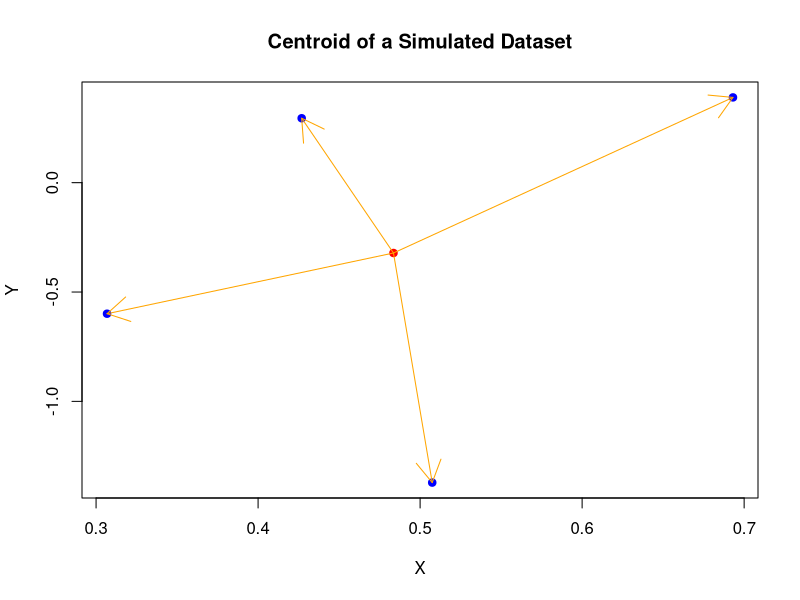
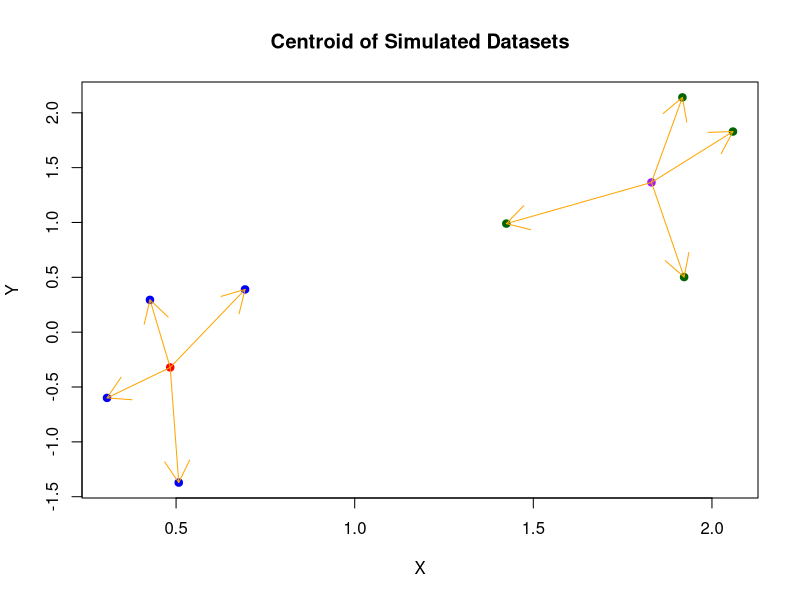
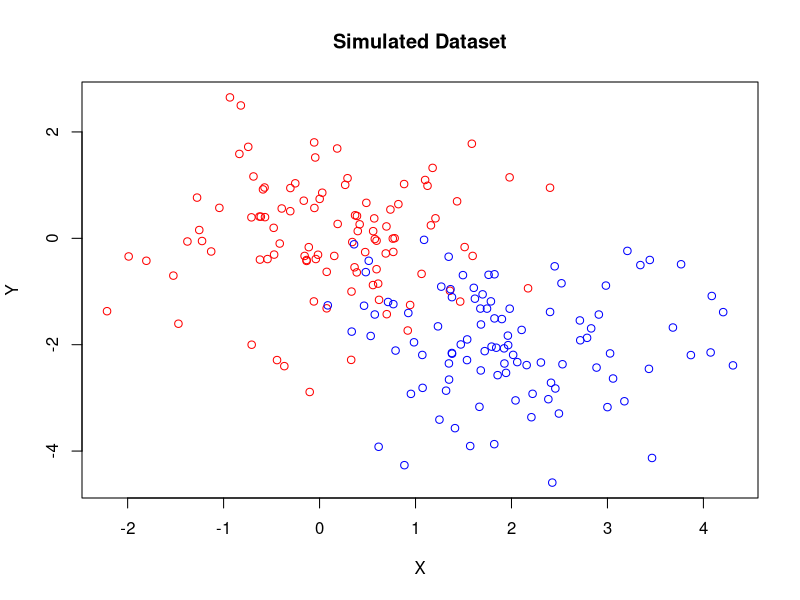
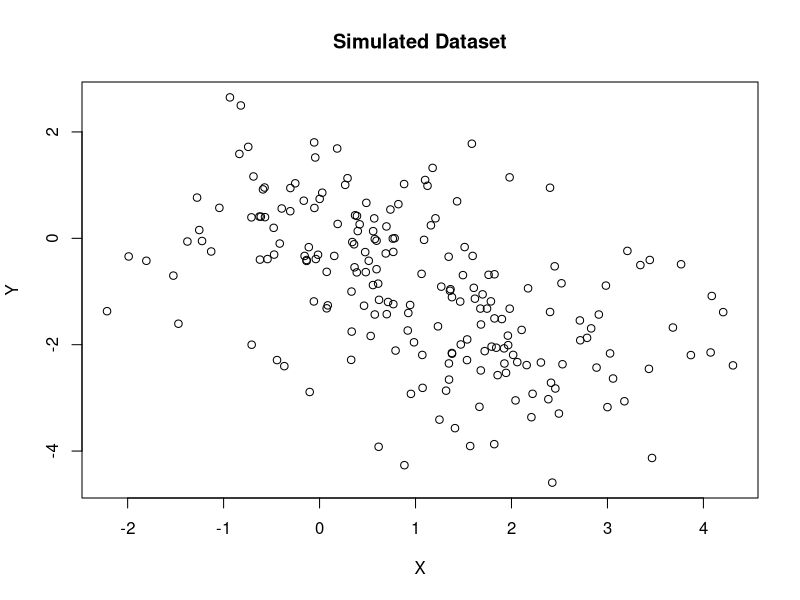
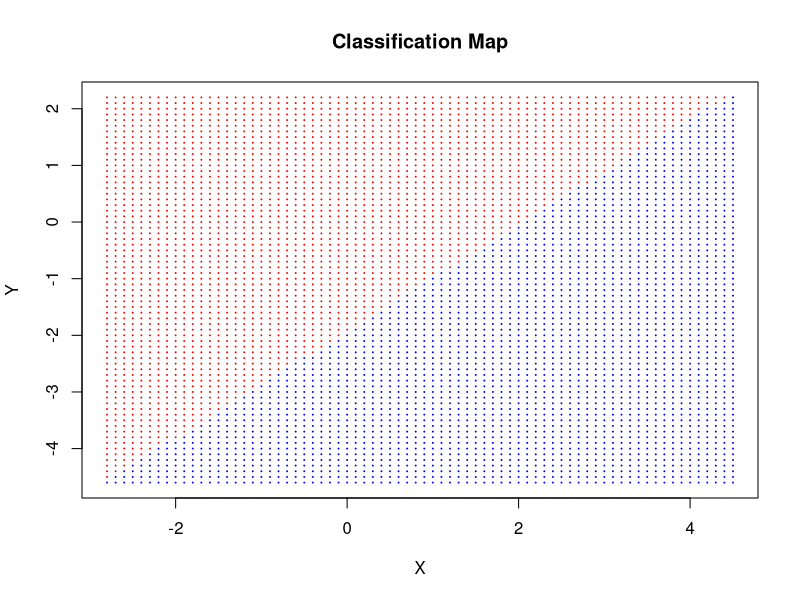
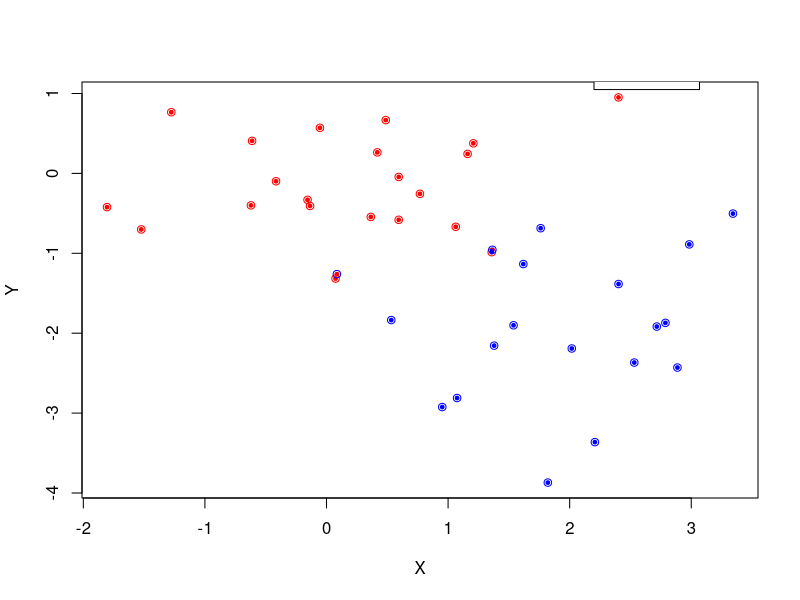

Write the R code that produced these figures, in order.
## ---- chunk 1
knitr::opts_chunk$set(echo = TRUE)
## ---- chunk 2
set.seed(10)

SimData1 <- data.frame(X = runif(4), Y = rnorm(4))

Centroid1 <- apply(SimData1, 2, mean)

plot(rbind(SimData1, Centroid1), 
     col = c(rep("blue", 4), "red"), 
     main = "Centroid of a Simulated Dataset", 
     pch = 19)

arrows(Centroid1[1], 
       Centroid1[2],
       SimData1[ , 1],
       SimData1[ , 2], 
       col = "orange", 
       cex = 3)
## ---- chunk 3
UntrimmedMean <- mean(c(1, 2, 2, 3, 4, 12))

TrimmedMean <- mean(c(1, 2, 2, 3, 4, 12), trim = 1/6)

Median <- median(c(1, 2, 2, 3, 4, 12))

print(c("Untrimmed Mean" = UntrimmedMean, "1/6th Trimmed Mean" = TrimmedMean, "Median" = Median))

print(c("Is the Median the same as a 50% trimmed mean?" = (Median == mean(c(1, 2, 2, 3, 4, 12), trim = 1/2))))
## ---- chunk 4

set.seed(111)

SimData2 <- data.frame(X = rnorm(4, mean = 2, sd = 0.25), Y = rnorm(4, mean = 2))

Centroid2 <- apply(SimData2, 2, mean)

Everything <- data.frame(X = rep(NA, 10), Y = rep(NA, 10))

Everything[1:4, ] <- SimData1

Everything[5, ] <- Centroid1

Everything[6:9, ] <- SimData2

Everything[10, ] <- Centroid2

plot(Everything, col = c(rep("blue", 4), "red", rep("dark green", 4), "purple"), main = "Centroid of Simulated Datasets", pch = 19)

arrows(Centroid1[1], 
       Centroid1[2],
       SimData1[ , 1],
       SimData1[ , 2], 
       col = "orange")

arrows(Centroid2[1], 
       Centroid2[2],
       SimData2[ , 1],
       SimData2[ , 2], 
       col = "orange")

## ---- chunk 5

nearestCentroidClassification <- function(data, classifications, unclassifiedPoint, p = c(1, 2, Inf)) {
  if (!is.factor(classifications)) { ## For the rest of this analysis, we'll use factors
    classifications <- as.factor(classifications)
  }
  Levels <- levels(classifications) ## Enumerate all the categories you can classify as
  nLevels <- length(Levels) ## How many categories are there? (could also use nlevels)
  diffCentroids <- data.frame(X = rep(NA, nLevels), Y = rep(NA, nLevels)) ## Pre-allocate memory
  for (i in 1:nLevels) { ## Get the centroid for each category by...
    subset <- data[as.character(classifications) == Levels[i], ] ## getting the group associated with a category,
    diffCentroids[i, ] <- colMeans(subset) ## and then take the mean in each dimension.
  }
  for (i in 1:length(unclassifiedPoint)) { ## For each dimension...
    diffCentroids[ , i] <- abs(diffCentroids[ , i] - unclassifiedPoint[i]) ## Find the absolute difference between that dimension of the centroid and that dimension of the unclassified point.
  }
  if (is.infinite(p)) { ## If p = Inf (i.e. you want to use the infinity norm)...
    pInfs <- apply(diffCentroids, 1, max, na.rm = TRUE) ## Take the maximum of the absolute differences for each centroid,
    return(Levels[which.min(pInfs)]) ## and return the level associated with the minimum distance.
  }
  else if (is.finite(p)) { ## If instead p is in the positive integers, 
    distances <- apply(diffCentroids, 1, function(x) sum(x^p)^(1/p)) ## Take the p-norm of the absolute differences with each centroid, 
    return(Levels[which.min(distances)]) ## and return the level associated with the minimum.
  }
  else { ## If you don't give a value for p, will return the euclidean norm.
    warning("No or invalid argument given for p, defaulting to l2/euclidean distances.")
    distances <- apply(diffCentroids, 1, function(x) sum(x^2)^(1/2))
    return(Levels[which.min(distances)])
  }
}

## ---- chunk 6

set.seed(1)

simulatedData <- data.frame(X = c(rnorm(100), rnorm(100, mean = 2)), Y = c(rnorm(100), rnorm(100, mean = -2)))

classifications <- c(rep("red", 100), rep("blue", 100))

plot(simulatedData, col = classifications, main = "Simulated Dataset")

## ---- chunk 7
plot(simulatedData, main = "Simulated Dataset")
## ---- chunk 8
classificationOfNewPoint <- nearestCentroidClassification(simulatedData, as.factor(classifications), unclassifiedPoint = c(1, -1.2), p = 2)

cat(classificationOfNewPoint)
## ---- chunk 9
Xs = seq(-2.8, 4.5, by = 0.1)
Ys = seq(-4.6, 2.2, by = 0.1)

resultMatrix <- matrix(nrow = length(Xs)*length(Ys), ncol = 2)
pixelColour <- rep(NA, length(Xs)*length(Ys))

i <- 1

for (x in Xs) {
  for (y in Ys) {
    resultMatrix[i, ] <- c(x, y)
    pixelColour[i] <- nearestCentroidClassification(simulatedData, as.factor(classifications), unclassifiedPoint = c(x, y), p = 2)
    i <- i+1
  }
}

rm(i, x, y)

plot(x = resultMatrix[ , 1], y = resultMatrix[ , 2], col = pixelColour, cex = 0.1, xlab = "X", ylab = "Y", main = "Classification Map")

## ---- chunk 10
testIndex <- sample(1:200, size = 40)

testData <- simulatedData[testIndex, ]
testClassification <- classifications[testIndex]

trainingData <- simulatedData[-testIndex, ]
trainingClassification <- classifications[-testIndex]

predictedClassification <- rep(NA, 40)

for (i in 1:40) {
  predictedClassification[i] <- nearestCentroidClassification(trainingData, as.factor(trainingClassification), unclassifiedPoint = unlist(testData[i, ]), p = 2)
}

proportionCorrect <- mean(testClassification == predictedClassification)

plot(x = c(testData[ , 1], testData[ , 1]), y = c(testData[ , 2], testData[ , 2]), col = c(predictedClassification, testClassification), cex = c(rep(0.5, 40), rep(1, 40)), pch = c(rep(19, 40), rep(1, 40)), xlab = "X", ylab = "Y")

legend(x = 2.2, y = 1.8, legend = c("Predicted", "Actual"), pch = c(19, 1))

## ---- chunk 11

print(c("Proportion Correct" = proportionCorrect))

